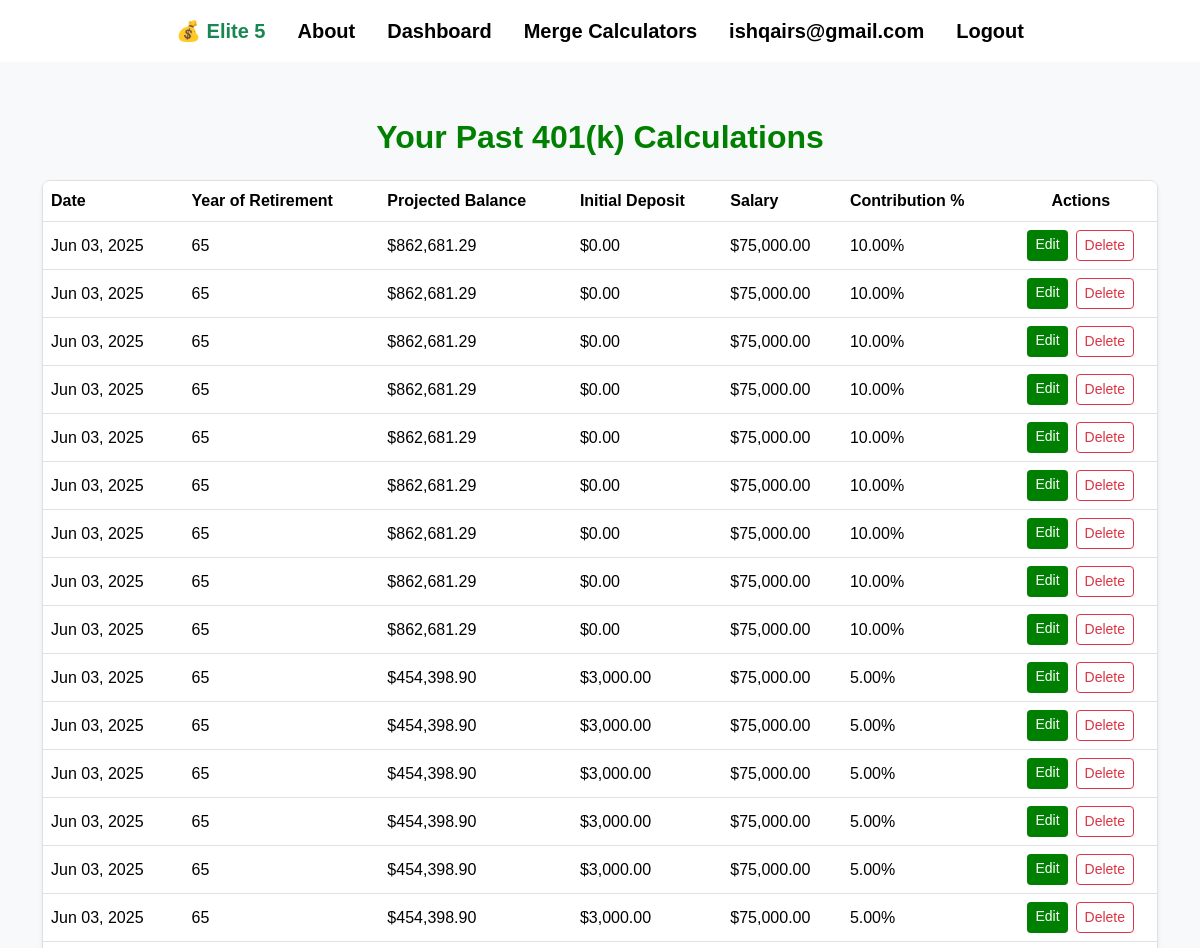
Before: /401k-history/ (signed in, upper part) with the older database file.
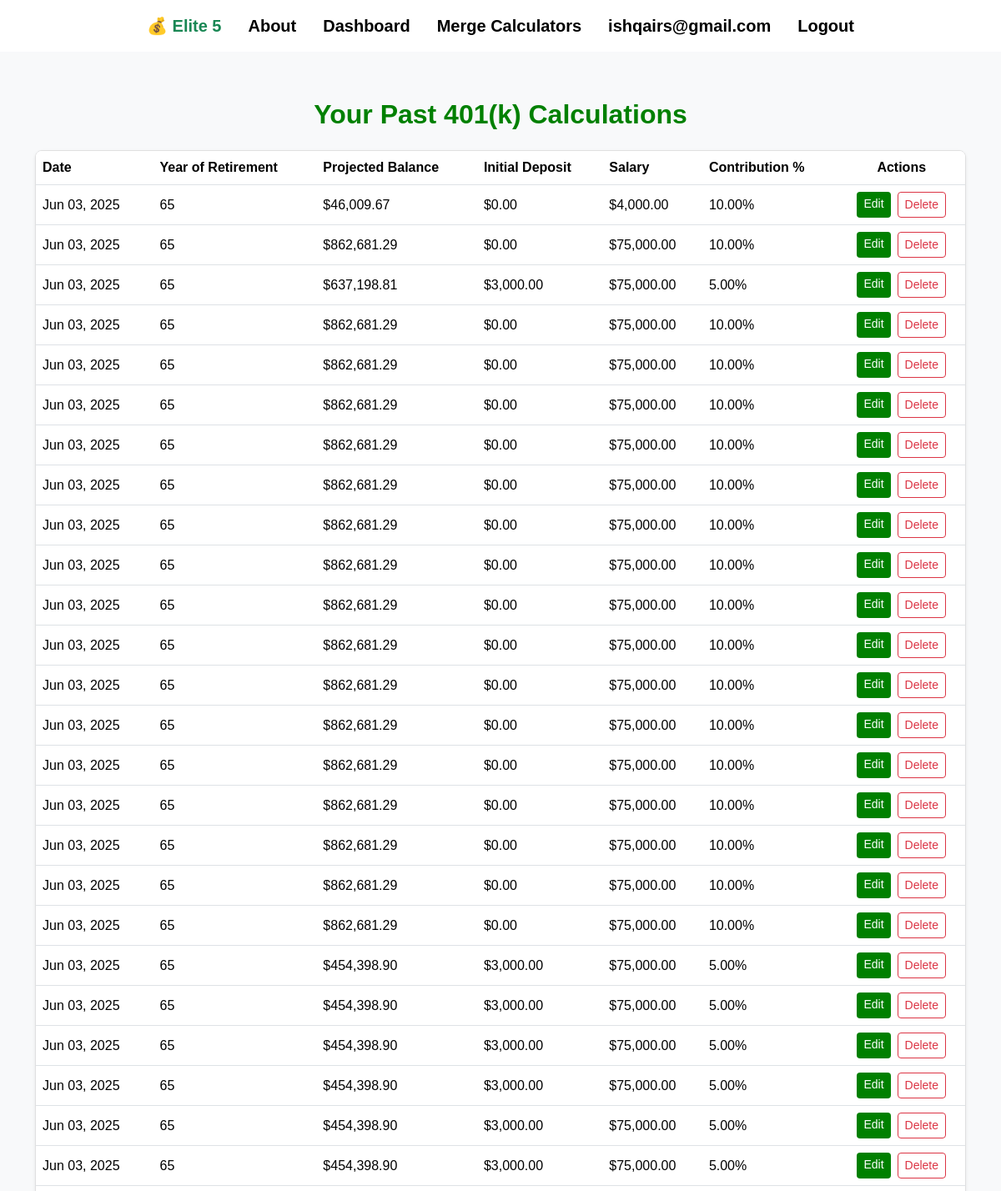
After: the same page with the newer database file.
### main/models.py (models this page shows, shortened)
class RetirementCalculation(models.Model):
    user = models.ForeignKey(User, on_delete=models.CASCADE)
    created_at = models.DateTimeField(auto_now_add=True)
    current_age = models.IntegerField()
    retirement_age = models.IntegerField()
    projected_balance = models.DecimalField(max_digits=12, decimal_places=2)
    init_deposit = models.DecimalField(max_digits=10, decimal_places=2)
    salary = models.DecimalField(max_digits=10, decimal_places=2)
    contribution = models.DecimalField(max_digits=5, decimal_places=2)
    total_employee_contrib = models.DecimalField(max_digits=12, decimal_places=2, default=0)
    total_employer_contrib = models.DecimalField(max_digits=12, decimal_places=2, default=0)

### main/views.py (the view)
# urls.py: path('401k-history/', views.retirement_history, name='retirement_history'),
@login_required
def retirement_history(request):
    history = RetirementCalculation.objects.filter(user=request.user).order_by('-created_at')
    return render(request, 'main/401k_history.html', {'history': history})

### main/templates/main/401k_history.html (shortened to what this page needs)
{% extends "main/base.html" %}
{% load humanize %}
{% block content %}
<div class="container py-5">
  <h2 class="text-center mb-4" style="color: green; font-weight: 600;">Your Past 401(k) Calculations</h2>
  {% if history %}
    <div class="table-responsive shadow-sm rounded-3" style="border: 1px solid #e0e0e0;">
      <table class="table align-middle mb-0">
        <thead class="bg-light" style="color: green; font-weight: 600;">
          <tr>
            <th>Date</th>
            <th>Year of Retirement</th>
            <th>Projected Balance</th>
            <th>Initial Deposit</th>
            <th>Salary</th>
            <th>Contribution %</th>
            <th class="text-center">Actions</th>
          </tr>
        </thead>
        <tbody>
          {% for entry in history %}
          <tr>
            <td>{{ entry.created_at|date:"M d, Y" }}</td>
            <td>{{ entry.retirement_age }}</td>
            <td>${{ entry.projected_balance|intcomma }}</td>
            <td>${{ entry.init_deposit|intcomma }}</td>
            <td>${{ entry.salary|intcomma }}</td>
            <td>{{ entry.contribution }}%</td>
            <td>
              <div class="d-flex flex-column flex-md-row gap-2 justify-content-center">
                <a href="{% url 'edit_401k' entry.pk %}" class="btn btn-sm" style="background-color: green; color: #fff; border: none; transition: background-color 0.3s;">
                  Edit
                </a>
                <a href="{% url 'delete_401k' entry.pk %}" class="btn btn-sm btn-outline-danger" style="transition: background-color 0.3s;">
                  Delete
                </a>
              </div>
            </td>
          </tr>
          {% endfor %}
        </tbody>
      </table>
    </div>
  {% else %}
    <div class="text-center mt-4">
      <p style="color: #555;">No previous calculations found.</p>
    </div>
  {% endif %}
</div>
{% endblock %}

Changed rows visible on the page:
added RetirementCalculation: created_at "Jun 03, 2025", retirement_age "65", projected_balance "46,009.67", init_deposit "0.00", salary "4,000.00", contribution "10.00"
added RetirementCalculation: created_at "Jun 03, 2025", retirement_age "65", projected_balance "862,681.29", init_deposit "0.00", salary "75,000.00", contribution "10.00"
added RetirementCalculation: created_at "Jun 03, 2025", retirement_age "65", projected_balance "637,198.81", init_deposit "3,000.00", salary "75,000.00", contribution "5.00"
added RetirementCalculation: created_at "Jun 03, 2025", retirement_age "65", projected_balance "862,681.29", init_deposit "0.00", salary "75,000.00", contribution "10.00"
added RetirementCalculation: created_at "Jun 03, 2025", retirement_age "65", projected_balance "862,681.29", init_deposit "0.00", salary "75,000.00", contribution "10.00"
added RetirementCalculation: created_at "Jun 03, 2025", retirement_age "65", projected_balance "862,681.29", init_deposit "0.00", salary "75,000.00", contribution "10.00"
added RetirementCalculation: created_at "Jun 03, 2025", retirement_age "65", projected_balance "862,681.29", init_deposit "0.00", salary "75,000.00", contribution "10.00"
added RetirementCalculation: created_at "Jun 03, 2025", retirement_age "65", projected_balance "862,681.29", init_deposit "0.00", salary "75,000.00", contribution "10.00"
added RetirementCalculation: created_at "Jun 03, 2025", retirement_age "65", projected_balance "862,681.29", init_deposit "0.00", salary "75,000.00", contribution "10.00"
added RetirementCalculation: created_at "Jun 03, 2025", retirement_age "65", projected_balance "862,681.29", init_deposit "0.00", salary "75,000.00", contribution "10.00"
